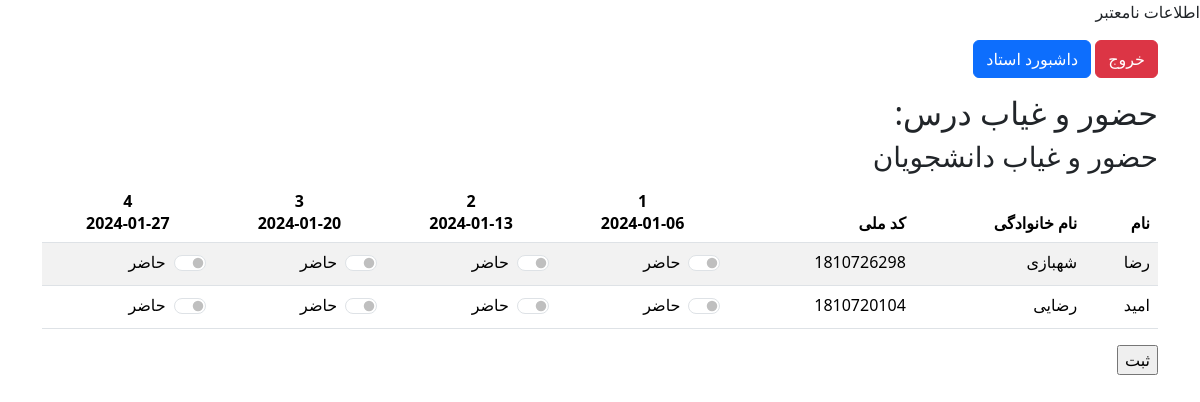
The page /teacher/teacher-manage-hozor-dars.php?term_ostad_dars_id=1 (signed in) on the database its author committed.
### tables this page shows
CREATE TABLE `jaleseh` (
  `jaleseh_code` int(11) NOT NULL,
  `term_ostad_dars_id` int(11) NOT NULL,
  `jaleseh_roze_hafteh` varchar(50) NOT NULL,
  `jaleseh_saat` varchar(50) NOT NULL,
  `jaleseh_tarikh` date NOT NULL,
  `jaleseh_shomareh` int(11) NOT NULL,
  `tozihat` text NOT NULL
);

CREATE TABLE `entekhab_vahed` (
  `id` int(11) NOT NULL,
  `term_ostad_dars_id` int(11) NOT NULL,
  `student_code` int(11) NOT NULL,
  `tozihat` text NOT NULL
);

CREATE TABLE `student` (
  `student_code` int(11) NOT NULL,
  `student_name` varchar(50) NOT NULL,
  `student_family` varchar(50) NOT NULL,
  `student_codemeli` int(11) NOT NULL,
  `student_father` varchar(50) NOT NULL,
  `student_tel` varchar(13) NOT NULL,
  `student_tel_family` varchar(13) NOT NULL,
  `user_code` int(11) NOT NULL,
  `tozihat` text DEFAULT NULL
);

### teacher/teacher-manage-hozor-dars.php (the view, shortened to what this page needs)
<?php
if (!(isset($_SESSION["user_logged"]))) {
    header("location:../login.html");
}
else{
$user = $_SESSION["user_logged"];
if ($user["role"] == "student") {
    ?>
    <div class="alert alert-danger" role="alert">
        شما مجوز ورود به این صفحه را ندارید .
        <a href="../login.html" class="alert-link">صفحه ی ورود</a>
    </div>
    <?php
}
else {
$term_ostad_dars_id = $_GET["term_ostad_dars_id"];
$conn = (new my_database())->connection_database;
?>
<!doctype html>
<html lang="en">
<head>
    <link rel="stylesheet" href="../assets/bootstrap-5.3.3-dist/css/bootstrap.rtl.min.css">
    <link rel="stylesheet" href="../assets/style.css">
</head>
<body>
<div class="container">
    <div class="mb-3 mt-3">
        <a href="../logout.php" class="btn btn-danger">خروج</a>
        <a href="teacher-dashboard.php" class="btn btn-primary">داشبورد استاد</a>
    </div>
    <h2>
        حضور و غیاب درس:
    </h2>
    <?php
    $students = [];
    $jalasat = [];
    $sql_teacher_students = " SELECT ev.term_ostad_dars_id,st.student_code,st.student_name,st.student_family,st.student_codemeli
                     FROM `entekhab_vahed` as ev
                     INNER JOIN student as st on st.student_code = ev.student_code
                     WHERE `term_ostad_dars_id` = $term_ostad_dars_id;";
    $result_teacher_students = $conn->query($sql_teacher_students);
    if ($result_teacher_students->num_rows > 0) {
        while ($row_teacher_student = $result_teacher_students->fetch_assoc()) {
            $students[] = $row_teacher_student;
        }
        $sql_jalasat = "SELECT * FROM `jaleseh` WHERE `term_ostad_dars_id`= $term_ostad_dars_id;";
        $result_jalasat = $conn->query($sql_jalasat);
        if ($result_jalasat->num_rows > 0) {
            while ($row_jalasat = $result_jalasat->fetch_assoc()) {
                $jalasat[] = $row_jalasat;
            }
        }
    } else {
        echo "جلسه ای برای این درس ثبت نشده است.";
    }
    ?>
    <h3>حضور و غیاب دانشجویان</h3>
    <table class="table table-striped">
        <thead>
        <tr>
            <th scope="col">نام</th>
            <th scope="col">نام خانوادگی</th>
            <th scope="col">کد ملی</th>
            <?php
            foreach ($jalasat as $jaleseh) {
                ?>
                <th class="th-table-tarikh">
                    <?php echo $jaleseh["jaleseh_shomareh"] . "<br>" . $jaleseh["jaleseh_tarikh"]; ?>
                </th>
                <?php
            }
            ?>
        </tr>
        </thead>
        <tbody>
        <?php
        foreach ($students as $student) {
            $student_code = $student["student_code"];
            $student_name = $student["student_name"];
            $student_family = $student["student_family"];
            $student_codemeli = $student["student_codemeli"];
            ?>
            <tr>
                <td><?php echo $student_name ?></td>
                <td><?php echo $student_family ?> </td>
                <td> <?php echo $student_codemeli ?></td>
                <?php
                foreach ($jalasat as $jaleseh) {
                    $control_name_id = "tod_" . $term_ostad_dars_id . "-studentcode_" . $student_code . "-jalesehcode_" . $jaleseh["jaleseh_code"];
                    ?>
                    <td>
                        <div class="form-check form-switch">
                            <input class="form-check-input jaleseh-check jalasat-studentcode-<?php echo $student_code ?>"
                                   type="checkbox" role="switch"
                                   id="<?php echo $control_name_id ?>" name="<?php echo $control_name_id ?>"
                                   value="false" title="<?php echo $jaleseh["jaleseh_tarikh"] ?>"
                                   datajalasehcode="<?php echo $jaleseh["jaleseh_code"] ?>"/>
                            <label class="form-check-label" for="<?php echo $control_name_id ?>"
                                   title="<?php echo $jaleseh["jaleseh_tarikh"] ?>">حاضر</label>
                        </div>
                    </td>
                    <?php
                }
                ?>
            </tr>
            <?php
        }
        ?>
        </tbody>
    </table>
    <form action="teacher-manage-hozor-dars-action.php" method="post">
        <input type="submit" value="ثبت">
    </form>
    <?php
    }
    }
    ?>
</body>
</html>

### assets/style.css (style rules this page uses)
body { direction: rtl; }
a { text-decoration: none; }
.th-table-tarikh { text-align: center; }

### rows shown on the page
jaleseh: jaleseh_shomareh "1", jaleseh_tarikh "2024-01-06"
jaleseh: jaleseh_shomareh "2", jaleseh_tarikh "2024-01-13"
jaleseh: jaleseh_shomareh "3", jaleseh_tarikh "2024-01-20"
jaleseh: jaleseh_shomareh "4", jaleseh_tarikh "2024-01-27"
entekhab_vahed: student_code.student_name "رضا", student_code.student_family "شهبازی", student_code.student_codemeli "1810726298"
entekhab_vahed: student_code.student_name "امید", student_code.student_family "رضایی", student_code.student_codemeli "1810720104"
